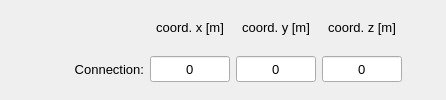
       <widget class="QFrame" name="frame_8">
        <property name="minimumSize">
         <size>
          <width>0</width>
          <height>60</height>
         </size>
        </property>
        <property name="frameShape">
         <enum>QFrame::NoFrame</enum>
        </property>
        <property name="frameShadow">
         <enum>QFrame::Raised</enum>
        </property>
        <layout class="QGridLayout" name="gridLayout_15">
         <property name="leftMargin">
          <number>4</number>
         </property>
         <property name="topMargin">
          <number>4</number>
         </property>
         <property name="rightMargin">
          <number>4</number>
         </property>
         <property name="bottomMargin">
          <number>4</number>
         </property>
         <property name="spacing">
          <number>6</number>
         </property>
         <item row="0" column="2">
          <widget class="QLabel" name="label_8">
           <property name="minimumSize">
            <size>
             <width>0</width>
             <height>20</height>
            </size>
           </property>
           <property name="maximumSize">
            <size>
             <width>80</width>
             <height>20</height>
            </size>
           </property>
           <property name="font">
            <font>
             <pointsize>10</pointsize>
            </font>
           </property>
           <property name="text">
            <string>coord. x [m]</string>
           </property>
           <property name="alignment">
            <set>Qt::AlignCenter</set>
           </property>
          </widget>
         </item>
         <item row="0" column="4">
          <widget class="QLabel" name="label_11">
           <property name="minimumSize">
            <size>
             <width>0</width>
             <height>20</height>
            </size>
           </property>
           <property name="maximumSize">
            <size>
             <width>80</width>
             <height>20</height>
            </size>
           </property>
           <property name="font">
            <font>
             <pointsize>10</pointsize>
            </font>
           </property>
           <property name="text">
            <string>coord. z [m]</string>
           </property>
           <property name="alignment">
            <set>Qt::AlignCenter</set>
           </property>
          </widget>
         </item>
         <item row="1" column="3">
          <widget class="QLineEdit" name="lineEdit_connecting_coord_y">
           <property name="minimumSize">
            <size>
             <width>80</width>
             <height>26</height>
            </size>
           </property>
           <property name="maximumSize">
            <size>
             <width>80</width>
             <height>26</height>
            </size>
           </property>
           <property name="font">
            <font>
             <pointsize>10</pointsize>
            </font>
           </property>
           <property name="text">
            <string>0</string>
           </property>
           <property name="alignment">
            <set>Qt::AlignCenter</set>
           </property>
          </widget>
         </item>
         <item row="1" column="1">
          <widget class="QLabel" name="label_46">
           <property name="minimumSize">
            <size>
             <width>100</width>
             <height>26</height>
            </size>
           </property>
           <property name="maximumSize">
            <size>
             <width>100</width>
             <height>26</height>
            </size>
           </property>
           <property name="font">
            <font>
             <pointsize>10</pointsize>
            </font>
           </property>
           <property name="text">
            <string>Connection:</string>
           </property>
           <property name="alignment">
            <set>Qt::AlignRight|Qt::AlignTrailing|Qt::AlignVCenter</set>
           </property>
          </widget>
         </item>
         <item row="1" column="2">
          <widget class="QLineEdit" name="lineEdit_connecting_coord_x">
           <property name="minimumSize">
            <size>
             <width>80</width>
             <height>26</height>
            </size>
           </property>
           <property name="maximumSize">
            <size>
             <width>80</width>
             <height>26</height>
            </size>
           </property>
           <property name="font">
            <font>
             <pointsize>10</pointsize>
            </font>
           </property>
           <property name="text">
            <string>0</string>
           </property>
           <property name="alignment">
            <set>Qt::AlignCenter</set>
           </property>
          </widget>
         </item>
         <item row="0" column="3">
          <widget class="QLabel" name="label_10">
           <property name="minimumSize">
            <size>
             <width>0</width>
             <height>20</height>
            </size>
           </property>
           <property name="maximumSize">
            <size>
             <width>80</width>
             <height>20</height>
            </size>
           </property>
           <property name="font">
            <font>
             <pointsize>10</pointsize>
            </font>
           </property>
           <property name="text">
            <string>coord. y [m]</string>
           </property>
           <property name="alignment">
            <set>Qt::AlignCenter</set>
           </property>
          </widget>
         </item>
         <item row="1" column="5">
          <spacer name="horizontalSpacer_12">
           <property name="orientation">
            <enum>Qt::Horizontal</enum>
           </property>
           <property name="sizeHint" stdset="0">
            <size>
             <width>40</width>
             <height>20</height>
            </size>
           </property>
          </spacer>
         </item>
         <item row="1" column="4">
          <widget class="QLineEdit" name="lineEdit_connecting_coord_z">
           <property name="minimumSize">
            <size>
             <width>80</width>
             <height>26</height>
            </size>
           </property>
           <property name="maximumSize">
            <size>
             <width>80</width>
             <height>26</height>
            </size>
           </property>
           <property name="font">
            <font>
             <pointsize>10</pointsize>
            </font>
           </property>
           <property name="text">
            <string>0</string>
           </property>
           <property name="alignment">
            <set>Qt::AlignCenter</set>
           </property>
          </widget>
         </item>
         <item row="1" column="0">
          <spacer name="horizontalSpacer_9">
           <property name="orientation">
            <enum>Qt::Horizontal</enum>
           </property>
           <property name="sizeHint" stdset="0">
            <size>
             <width>40</width>
             <height>20</height>
            </size>
           </property>
          </spacer>
         </item>
        </layout>
       </widget>
